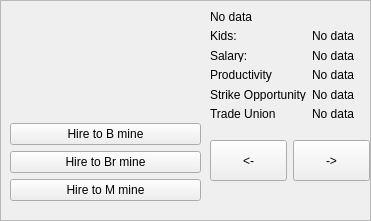
   <widget class="QFrame" name="frameNew">
    <property name="geometry">
     <rect>
      <x>450</x>
      <y>430</y>
      <width>371</width>
      <height>221</height>
     </rect>
    </property>
    <property name="frameShape">
     <enum>QFrame::StyledPanel</enum>
    </property>
    <property name="frameShadow">
     <enum>QFrame::Raised</enum>
    </property>
    <widget class="QWidget" name="formLayoutWidget">
     <property name="geometry">
      <rect>
       <x>210</x>
       <y>10</y>
       <width>160</width>
       <height>111</height>
      </rect>
     </property>
     <layout class="QFormLayout" name="formLayout">
      <item row="1" column="0">
       <widget class="QLabel" name="labelKidsText">
        <property name="text">
         <string>Kids:</string>
        </property>
       </widget>
      </item>
      <item row="1" column="1">
       <widget class="QLabel" name="labelKids">
        <property name="text">
         <string>No data</string>
        </property>
       </widget>
      </item>
      <item row="2" column="0">
       <widget class="QLabel" name="labelSalaryText">
        <property name="text">
         <string>Salary:</string>
        </property>
       </widget>
      </item>
      <item row="2" column="1">
       <widget class="QLabel" name="labelSalary">
        <property name="text">
         <string>No data</string>
        </property>
       </widget>
      </item>
      <item row="3" column="0">
       <widget class="QLabel" name="labelProdText">
        <property name="text">
         <string>Productivity</string>
        </property>
       </widget>
      </item>
      <item row="3" column="1">
       <widget class="QLabel" name="labelProd">
        <property name="text">
         <string>No data</string>
        </property>
       </widget>
      </item>
      <item row="4" column="0">
       <widget class="QLabel" name="labelStrikOpText">
        <property name="text">
         <string>Strike Opportunity</string>
        </property>
       </widget>
      </item>
      <item row="4" column="1">
       <widget class="QLabel" name="labelStrikOp">
        <property name="text">
         <string>No data</string>
        </property>
       </widget>
      </item>
      <item row="5" column="0">
       <widget class="QLabel" name="labelUnionText">
        <property name="text">
         <string>Trade Union</string>
        </property>
       </widget>
      </item>
      <item row="5" column="1">
       <widget class="QLabel" name="labelUnion">
        <property name="text">
         <string>No data</string>
        </property>
       </widget>
      </item>
      <item row="0" column="0" colspan="2">
       <widget class="QLabel" name="labelName">
        <property name="text">
         <string>No data</string>
        </property>
       </widget>
      </item>
     </layout>
    </widget>
    <widget class="QWidget" name="horizontalLayoutWidget">
     <property name="geometry">
      <rect>
       <x>210</x>
       <y>140</y>
       <width>160</width>
       <height>41</height>
      </rect>
     </property>
     <layout class="QHBoxLayout" name="horizontalLayout">
      <item>
       <widget class="QPushButton" name="minerListLeftBtn_2">
        <property name="sizePolicy">
         <sizepolicy hsizetype="Minimum" vsizetype="Preferred">
          <horstretch>0</horstretch>
          <verstretch>0</verstretch>
         </sizepolicy>
        </property>
        <property name="text">
         <string>&lt;-</string>
        </property>
       </widget>
      </item>
      <item>
       <widget class="QPushButton" name="minerListRightBtn_2">
        <property name="sizePolicy">
         <sizepolicy hsizetype="Preferred" vsizetype="Preferred">
          <horstretch>0</horstretch>
          <verstretch>0</verstretch>
         </sizepolicy>
        </property>
        <property name="text">
         <string>-&gt;</string>
        </property>
       </widget>
      </item>
     </layout>
    </widget>
    <widget class="QWidget" name="verticalLayoutWidget_2">
     <property name="geometry">
      <rect>
       <x>10</x>
       <y>10</y>
       <width>191</width>
       <height>191</height>
      </rect>
     </property>
     <layout class="QVBoxLayout" name="verticalLayout_2">
      <item>
       <widget class="QLabel" name="Icon">
        <property name="sizePolicy">
         <sizepolicy hsizetype="Preferred" vsizetype="Preferred">
          <horstretch>0</horstretch>
          <verstretch>0</verstretch>
         </sizepolicy>
        </property>
        <property name="cursor">
         <cursorShape>ArrowCursor</cursorShape>
        </property>
        <property name="layoutDirection">
         <enum>Qt::LeftToRight</enum>
        </property>
        <property name="autoFillBackground">
         <bool>false</bool>
        </property>
        <property name="text">
         <string/>
        </property>
        <property name="pixmap">
         <pixmap resource="res.qrc">:/img/new.png</pixmap>
        </property>
        <property name="alignment">
         <set>Qt::AlignCenter</set>
        </property>
       </widget>
      </item>
      <item>
       <layout class="QVBoxLayout" name="verticalLayout">
        <item>
         <widget class="QPushButton" name="newToBlackBtn">
          <property name="text">
           <string>Hire to B mine</string>
          </property>
         </widget>
        </item>
        <item>
         <widget class="QPushButton" name="newToBrownBtn">
          <property name="text">
           <string>Hire to Br mine</string>
          </property>
         </widget>
        </item>
        <item>
         <widget class="QPushButton" name="newToUranBtn">
          <property name="text">
           <string>Hire to M mine</string>
          </property>
         </widget>
        </item>
       </layout>
      </item>
     </layout>
    </widget>
   </widget>
